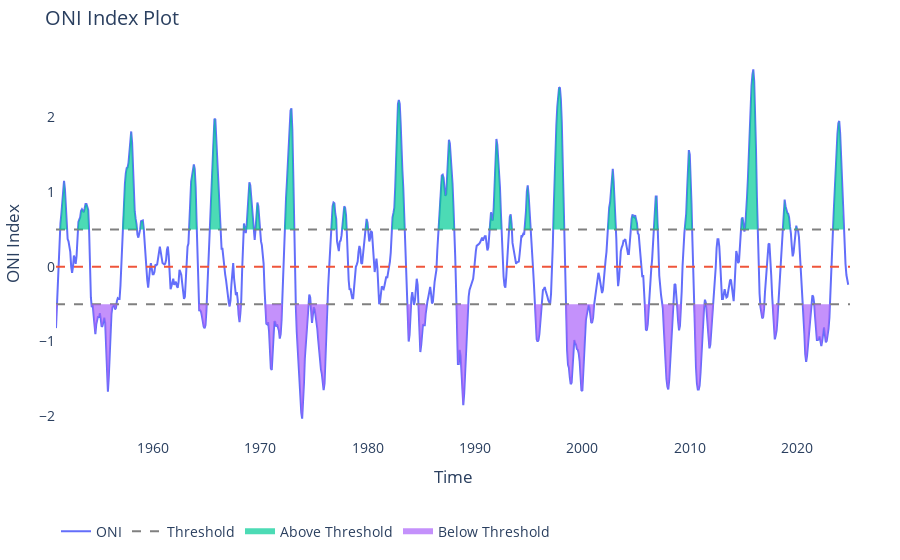

Here is the notebook cell this chart was saved with:
### Code cell
lims = [-.5, .5]
plot_oni_index_th(df1, lims = lims)

### Figure 1 — Plotly figure (JSON) as saved in the notebook; plotly's stock layout.template omitted (floating-point values rounded to 4 significant figures; data arrays with more than 128 entries replaced by an {"elided": "..."} marker saying what was removed)
{"data": [{"line": {"color": "#636EFA", "width": 2}, "mode": "lines", "name": "ONI", "type": "scatter", "x": {"elided": "888 str values"}, "y": {"elided": "888 float values"}}, {"line": {"color": "grey", "dash": "dash"}, "mode": "lines", "name": "Threshold", "showlegend": true, "type": "scatter", "x": ["1951-01-01T00:00:00", "2024-12-01T00:00:00"], "y": [-0.5, -0.5]}, {"line": {"color": "#EF553B", "dash": "dash"}, "mode": "lines", "name": "Zero Line", "showlegend": false, "type": "scatter", "x": ["1951-01-01T00:00:00", "2024-12-01T00:00:00"], "y": [0, 0]}, {"line": {"color": "grey", "dash": "dash"}, "mode": "lines", "name": "Threshold", "showlegend": false, "type": "scatter", "x": ["1951-01-01T00:00:00", "2024-12-01T00:00:00"], "y": [0.5, 0.5]}, {"fill": "toself", "fillcolor": "#00CC96", "mode": "none", "name": "Above Threshold", "opacity": 0.7, "type": "scatter", "x": {"elided": "1776 str values"}, "y": {"elided": "1776 float values"}}, {"fill": "toself", "fillcolor": "#AB63FA", "mode": "none", "name": "Below Threshold", "opacity": 0.7, "type": "scatter", "x": {"elided": "1776 str values"}, "y": {"elided": "1776 float values"}}], "layout": {"font": {"size": 14}, "legend": {"orientation": "h", "y": -0.2}, "margin": {"b": 50, "l": 50, "r": 50, "t": 50}, "plot_bgcolor": "white", "title": {"text": "ONI Index Plot"}, "xaxis": {"title": {"text": "Time"}}, "yaxis": {"title": {"text": "ONI Index"}}}}
